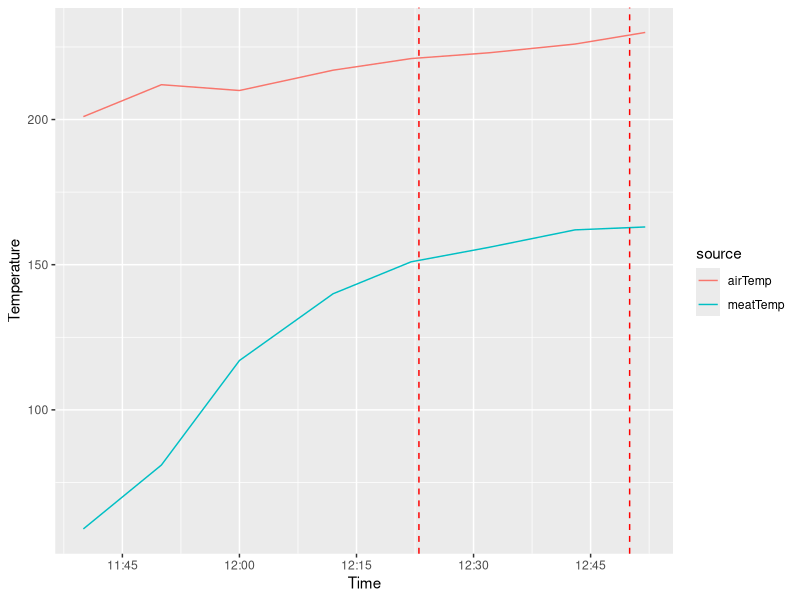

R code for this plot:
## ---- chunk 1
library(ggplot2)
library(dplyr)
library(tidyr)

time=c('11:40','11:50','12:00','12:12','12:22','12:32','12:43','12:52')
meatTemp=c(59,81,117,140,151,156,162,163)
airTemp=c(201,212,210,217,221,223,226,230)

hm=as.POSIXct(strptime(time, '%H:%M',tz='GMT')) 
df=data.frame(meatTemp,airTemp,hm) %>%
  gather(source,temp,-hm)
p=ggplot(df,aes(hm,temp,color=source)) + 
  geom_line() + 
  ylab('Temperature') +
  xlab('Time') 

# add horizontal lines for vent adjustments
reductions=c('12:23','12:50')
for (t in reductions){
  p = p + geom_vline(xintercept = as.POSIXct(strptime(t, '%H:%M',tz='GMT')) ,linetype='dashed',size=0.5,color='red')
}
  
print(p) 
